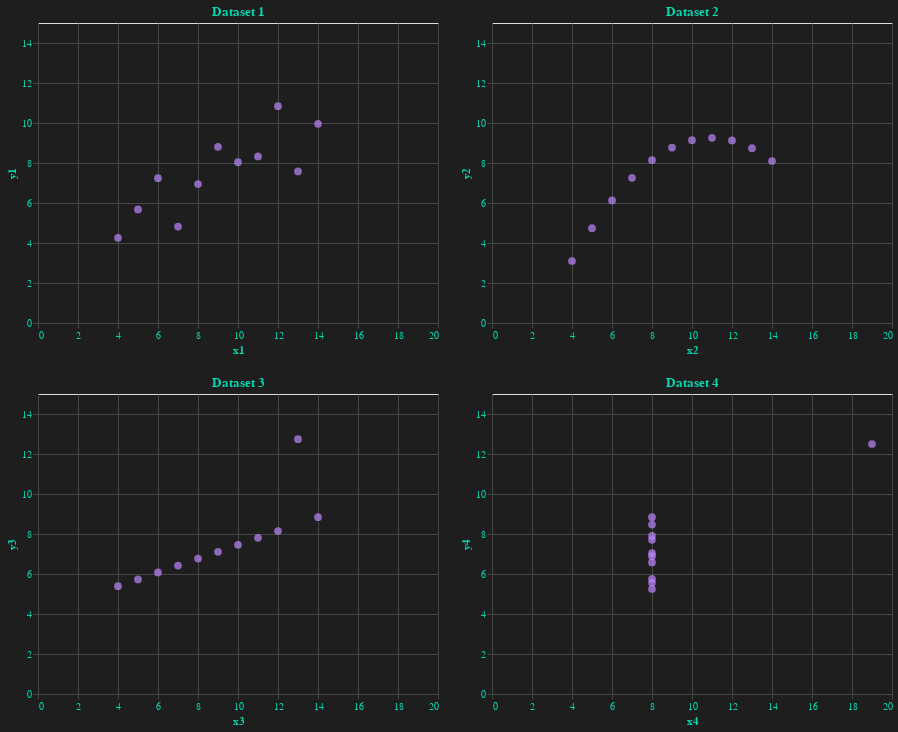

The notebook cell saved with this chart:
### Markdown cell above
Configurando os gráficos e plotando para ver o resultado, temos:

### Code cell
# Concatenate the charts
charts = ((chart[0] | chart[1]) & (chart[2] | chart[3]))

# Configure the charts
charts = charts.configure_view(
    fill = '#121212'
)
charts = charts.configure(background = "#1E1E1E")
charts = charts.configure_mark(color = "#BB86FC")
charts = charts.configure_axis(
    gridColor = "#454545",
    domainColor = "#454545",
    tickColor = "#454545",
    labelColor = "#07D9B2",
    titleColor = "#07D9B2"
)
charts = charts.configure_title(color = "#07D9B2")

charts

### Figure 1 — Vega-Lite specification as saved in the notebook (floating-point values rounded to 4 significant figures)
{"config": {"view": {"continuousWidth": 400, "continuousHeight": 300}, "axis": {"domainColor": "#454545", "gridColor": "#454545", "labelColor": "#07D9B2", "tickColor": "#454545", "titleColor": "#07D9B2"}, "background": "#1E1E1E", "mark": {"color": "#BB86FC"}, "title": {"color": "#07D9B2"}}, "vconcat": [{"hconcat": [{"mark": {"type": "circle", "size": 60}, "encoding": {"tooltip": [{"field": "x1", "type": "quantitative"}, {"field": "y1", "type": "quantitative"}], "x": {"field": "x1", "scale": {"domain": [0, 20]}, "type": "quantitative"}, "y": {"field": "y1", "scale": {"domain": [0, 15]}, "type": "quantitative"}}, "selection": {"selector001": {"type": "interval", "bind": "scales", "encodings": ["x", "y"]}}, "title": "Dataset 1"}, {"mark": {"type": "circle", "size": 60}, "encoding": {"tooltip": [{"field": "x2", "type": "quantitative"}, {"field": "y2", "type": "quantitative"}], "x": {"field": "x2", "scale": {"domain": [0, 20]}, "type": "quantitative"}, "y": {"field": "y2", "scale": {"domain": [0, 15]}, "type": "quantitative"}}, "selection": {"selector002": {"type": "interval", "bind": "scales", "encodings": ["x", "y"]}}, "title": "Dataset 2"}]}, {"hconcat": [{"mark": {"type": "circle", "size": 60}, "encoding": {"tooltip": [{"field": "x3", "type": "quantitative"}, {"field": "y3", "type": "quantitative"}], "x": {"field": "x3", "scale": {"domain": [0, 20]}, "type": "quantitative"}, "y": {"field": "y3", "scale": {"domain": [0, 15]}, "type": "quantitative"}}, "selection": {"selector003": {"type": "interval", "bind": "scales", "encodings": ["x", "y"]}}, "title": "Dataset 3"}, {"mark": {"type": "circle", "size": 60}, "encoding": {"tooltip": [{"field": "x4", "type": "quantitative"}, {"field": "y4", "type": "quantitative"}], "x": {"field": "x4", "scale": {"domain": [0, 20]}, "type": "quantitative"}, "y": {"field": "y4", "scale": {"domain": [0, 15]}, "type": "quantitative"}}, "selection": {"selector004": {"type": "interval", "bind": "scales", "encodings": ["x", "y"]}}, "title": "Dataset 4"}]}], "data": {"name": "data-22d7c213fa1051bc0914c1aa8465a408"}, "$schema": "https://vega.github.io/schema/vega-lite/v4.17.0.json", "datasets": {"data-22d7c213fa1051bc0914c1aa8465a408": [{"x1": 10, "y1": 8.04, "x2": 10, "y2": 9.14, "x3": 10, "y3": 7.46, "x4": 8, "y4": 6.58}, {"x1": 8, "y1": 6.95, "x2": 8, "y2": 8.14, "x3": 8, "y3": 6.77, "x4": 8, "y4": 5.76}, {"x1": 13, "y1": 7.58, "x2": 13, "y2": 8.74, "x3": 13, "y3": 12.74, "x4": 8, "y4": 7.71}, {"x1": 9, "y1": 8.81, "x2": 9, "y2": 8.77, "x3": 9, "y3": 7.11, "x4": 8, "y4": 8.84}, {"x1": 11, "y1": 8.33, "x2": 11, "y2": 9.26, "x3": 11, "y3": 7.81, "x4": 8, "y4": 8.47}, {"x1": 14, "y1": 9.96, "x2": 14, "y2": 8.1, "x3": 14, "y3": 8.84, "x4": 8, "y4": 7.04}, {"x1": 6, "y1": 7.24, "x2": 6, "y2": 6.13, "x3": 6, "y3": 6.08, "x4": 8, "y4": 5.25}, {"x1": 4, "y1": 4.26, "x2": 4, "y2": 3.1, "x3": 4, "y3": 5.39, "x4": 19, "y4": 12.5}, {"x1": 12, "y1": 10.84, "x2": 12, "y2": 9.13, "x3": 12, "y3": 8.15, "x4": 8, "y4": 5.56}, {"x1": 7, "y1": 4.82, "x2": 7, "y2": 7.26, "x3": 7, "y3": 6.42, "x4": 8, "y4": 7.91}, {"x1": 5, "y1": 5.68, "x2": 5, "y2": 4.74, "x3": 5, "y3": 5.73, "x4": 8, "y4": 6.89}]}}
